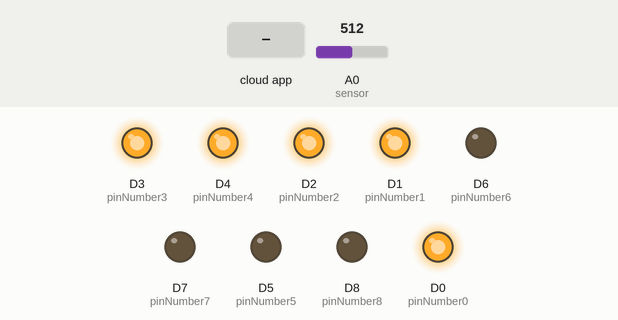
Recording of a sketch running on a simulated ESP8266 (NodeMCU). Parts: output pins drawn as LEDs (lit = HIGH). Inputs (shaded band) come from the test bench; at power-on: A0 (sensor) = 512. WiFi joins after 1.5 s; servers stay silent unless stated; the Firebase database answers and starts empty; what the sketch prints to the serial monitor is not drawn.

Above: at 2.7 s.
2.8 s: the phone or cloud app sets status to 1
At 4.5 s:
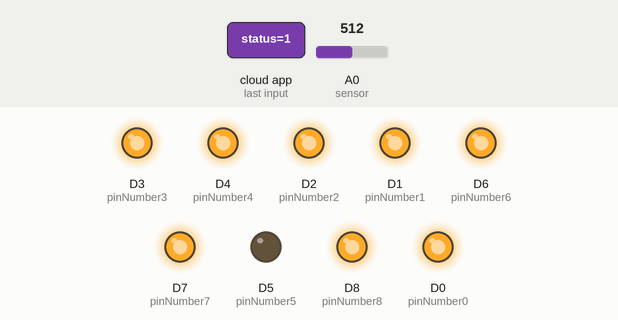
4.8 s: the phone or cloud app sets buttonState to 1
At 5.7 s:
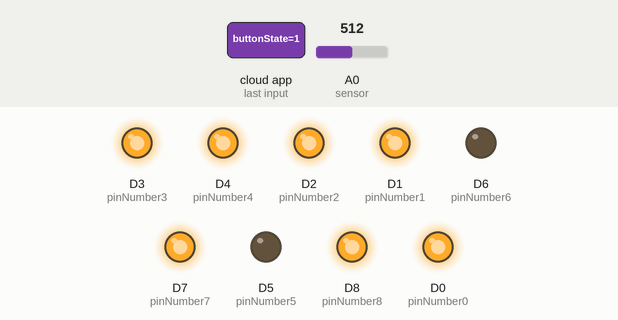
6.3 s: the phone or cloud app sets status to 0
At 7.6 s:
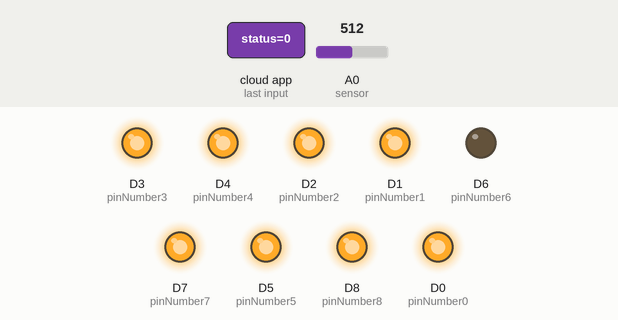
7.9 s: the phone or cloud app sets buttonState to 1
At 8.9 s:
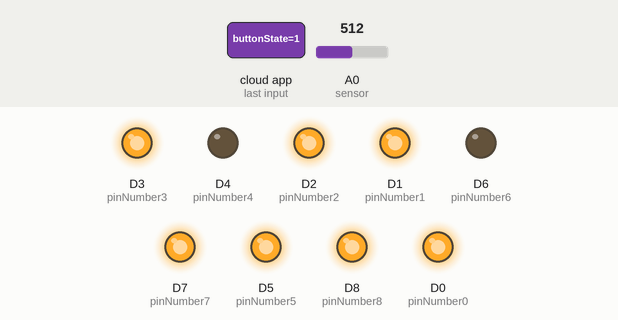
9.4 s: the phone or cloud app sets status to 1
At 10.6 s:
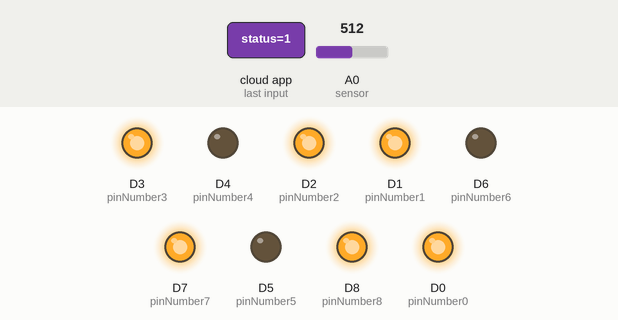
11.5 s: the phone or cloud app sets buttonState to 0
At 11.8 s:
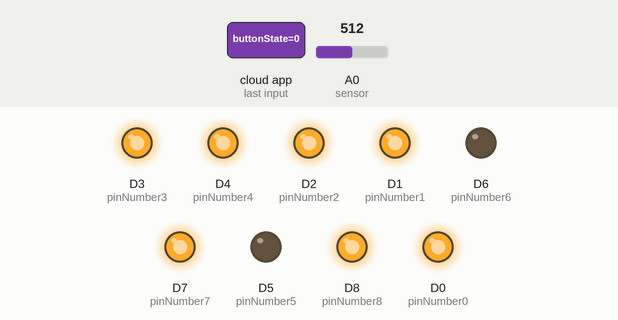
Timing chart, 0 to 14.0 s (numbered marks = the images above; inputs shaded):
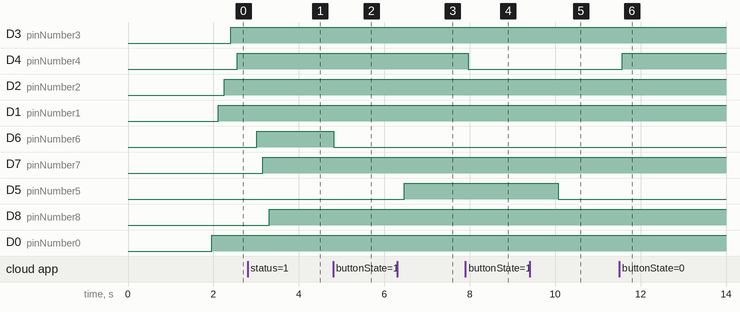

The sketch:

SmartHomeVer4Code.ino
```cpp
#include <ESP8266WiFi.h>
#include<FirebaseArduino.h>
#define FIREBASE_HOST "****************************************"
#define FIREBASE_AUTH "****************************************"
#define WIFI_SSID "************"
#define WIFI_PASSWORD "**********"
const int sensor =A0;
#define UserID "ZhXMNBwNFkfof1PGfteWkcvKtO13"


  #define pinNumber0 D0
  #define pinNumber1 D1
  #define pinNumber2 D2
  #define pinNumber3 D3
  #define pinNumber4 D4
  #define pinNumber5 D5
  #define pinNumber6 D6
  #define pinNumber7 D7
  #define pinNumber8 D8

  int value0;
  int value1;
  int value2;
  int value3;
  int value4;
  int value5;
  int value6;
  int value7;
  int value8;
  int mapValue;


void setup()
{

  Serial.begin(74880);

  pinMode(pinNumber0,OUTPUT);
  pinMode(pinNumber1,OUTPUT);
  pinMode(pinNumber2,OUTPUT);
  pinMode(pinNumber3,OUTPUT);
  pinMode(pinNumber4,OUTPUT);
  pinMode(pinNumber5,OUTPUT);
  pinMode(pinNumber6,OUTPUT);
  pinMode(pinNumber7,OUTPUT);
  pinMode(pinNumber8,OUTPUT);

  pinMode(sensor,INPUT);


  WiFi.begin(WIFI_SSID,WIFI_PASSWORD);
  Serial.print("connecting");
  while (WiFi.status()!=WL_CONNECTED){
    Serial.print(".");
    delay(500);
  }

  Serial.println();
  Serial.print("connected:");
  Serial.println(WiFi.localIP());

  Firebase.begin(FIREBASE_HOST,FIREBASE_AUTH);

  }


  void firebasereconnect()
  {
    Serial.println("Trying to reconnect");
      Firebase.begin(FIREBASE_HOST, FIREBASE_AUTH);
  }


  void loop()
  {

    //check firebase connection

    if (Firebase.failed())
        {
        Serial.print("setting number failed:");
        Serial.println(Firebase.error());
        firebasereconnect();
        return;
        }

        //for getting and send server  temperature data
        int analogValue = analogRead(sensor);
        float millivolts = (analogValue/1024.0) * 3300; //3300 is the voltage provided by NodeMCU
        float celsius = millivolts/10;
        Serial.print("in DegreeC=   ");
        Serial.println(celsius);

        //---------- Here is the calculation for Fahrenheit ----------//

        float fahrenheit = ((celsius * 9)/5 + 32);
        Serial.print(" in Farenheit=   ");
        Serial.println(fahrenheit);
        Serial.println(UserID);

        Firebase.setInt("/users/ZhXMNBwNFkfof1PGfteWkcvKtO13/temperature/fahrenheit",fahrenheit);
        Firebase.setInt("/users/ZhXMNBwNFkfof1PGfteWkcvKtO13/temperature/celsius",celsius);


    //Event handle for  D0..........................
    value0=Firebase.getString("/users/ZhXMNBwNFkfof1PGfteWkcvKtO13/Buttons/D0/buttonState").toInt();
    if(value0==0)
      {
        digitalWrite(pinNumber0,HIGH);
      }
      else if(value0==1)
      {
        digitalWrite(pinNumber0,LOW);
      }


    //Event handle for  D1..........................
    value1=Firebase.getString("/users/ZhXMNBwNFkfof1PGfteWkcvKtO13/Buttons/D1/buttonState").toInt();
    if(value1==0)
      {
        digitalWrite(pinNumber1,HIGH);
      }
      else if(value1==1)
      {
        digitalWrite(pinNumber1,LOW);
      }


    //Event handle for  D2..........................
    value2=Firebase.getString("/users/ZhXMNBwNFkfof1PGfteWkcvKtO13/Buttons/D2/buttonState").toInt();
    if(value2==0)
      {
        digitalWrite(pinNumber2,HIGH);
      }
      else if(value2==1)
      {
        digitalWrite(pinNumber2,LOW);
      }


    //Event handle for  D3..........................
    value3=Firebase.getString("/users/ZhXMNBwNFkfof1PGfteWkcvKtO13/Buttons/D3/buttonState").toInt();
    if(value3==0)
      {
        digitalWrite(pinNumber3,HIGH);
      }
      else if(value3==1)
      {
        digitalWrite(pinNumber3,LOW);
      }


    //Event handle for  D4..........................
    value4=Firebase.getString("/users/ZhXMNBwNFkfof1PGfteWkcvKtO13/Buttons/D4/buttonState").toInt();
    if(value4==0)
      {
        digitalWrite(pinNumber4,HIGH);
      }
      else if(value4==1)
      {
        digitalWrite(pinNumber4,LOW);
      }

    //Event handle for  D5..........................
    value5=Firebase.getString("/users/ZhXMNBwNFkfof1PGfteWkcvKtO13/Buttons/D5/buttonState").toInt();
    mapValue=Firebase.getString("/users/ZhXMNBwNFkfof1PGfteWkcvKtO13/Locations/info/status").toInt();
    Serial.println(mapValue);
    Serial.println(value5);
    if(mapValue==0)
      {
        digitalWrite(pinNumber5,HIGH);
      }
      else if(mapValue==1)
      {
        digitalWrite(pinNumber5,LOW);
      }


    //Event handle for  D6..........................
    value6=Firebase.getString("/users/ZhXMNBwNFkfof1PGfteWkcvKtO13/Buttons/D6/buttonState").toInt();
    if(value6==0)
      {
        digitalWrite(pinNumber6,HIGH);
      }
      else if(value6==1)
      {
        digitalWrite(pinNumber6,LOW);
      }


    //Event handle for  D7..........................
    value7=Firebase.getString("/users/ZhXMNBwNFkfof1PGfteWkcvKtO13/Buttons/D7/buttonState").toInt();
    if(value7==0)
      {
        digitalWrite(pinNumber7,HIGH);
      }
      else if(value7==1)
      {
        digitalWrite(pinNumber7,LOW);
      }


    //Event handle for  D8..........................
    value8=Firebase.getString("/users/ZhXMNBwNFkfof1PGfteWkcvKtO13/Buttons/D8/buttonState").toInt();
    if(value8==0)
      {
        digitalWrite(pinNumber8,HIGH);
      }
      else if(value8==1)
      {
        digitalWrite(pinNumber8,LOW);
      }


  }
```

Measured:
- after the input at 2.8 s, D5 (pinNumber5): stays LOW (without the input it goes to HIGH after 0.06 s)
- after the input at 4.8 s, D6 (pinNumber6): HIGH → LOW at once
- after the input at 6.3 s, D5 (pinNumber5): LOW → HIGH after 0.16 s
- after the input at 7.9 s, D4 (pinNumber4): HIGH → LOW after 0.07 s
- after the input at 9.4 s, D5 (pinNumber5): HIGH → LOW after 0.67 s
- after the input at 11.5 s, D4 (pinNumber4): LOW → HIGH after 0.07 s
